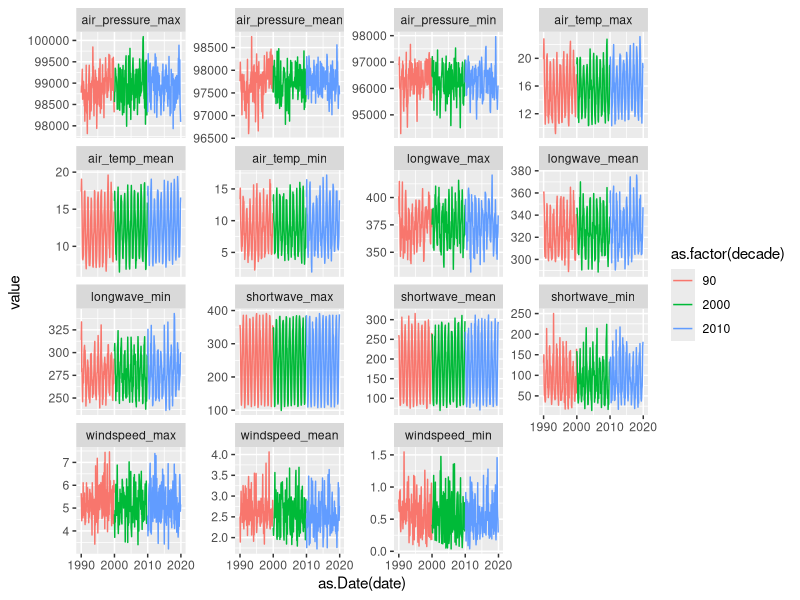
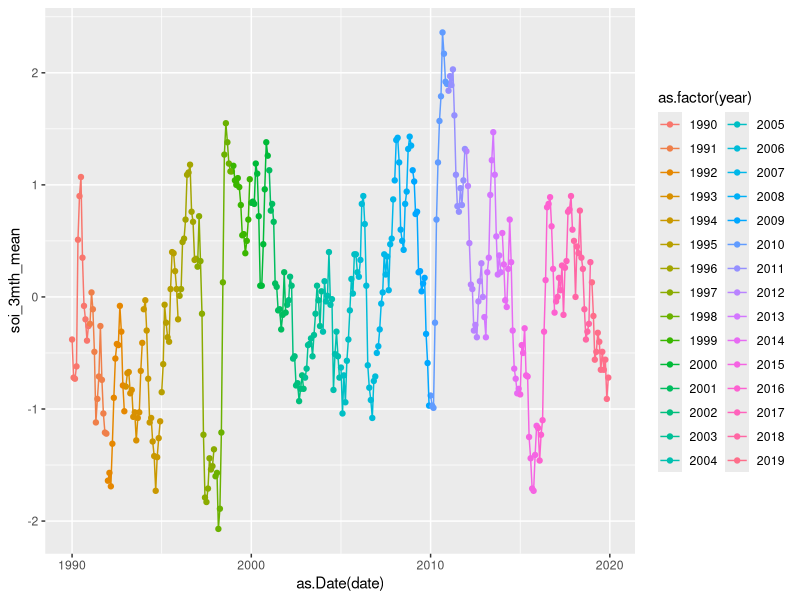
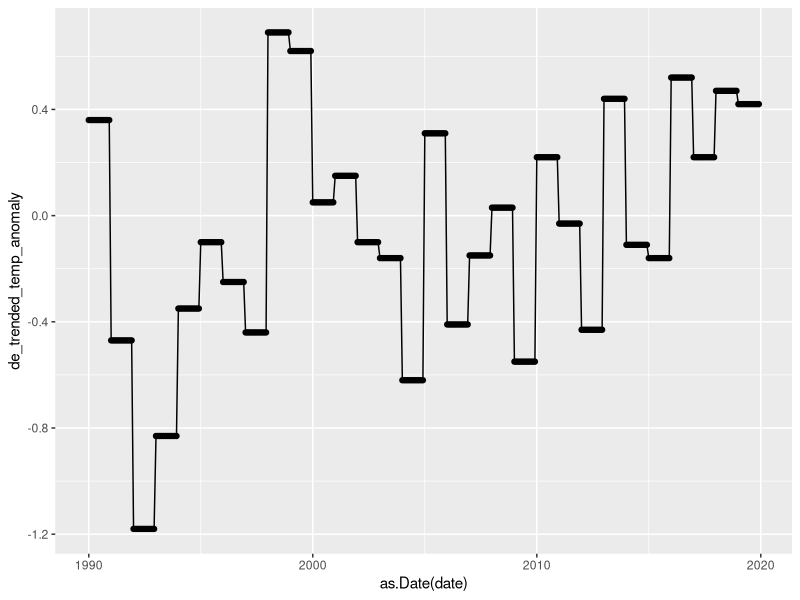
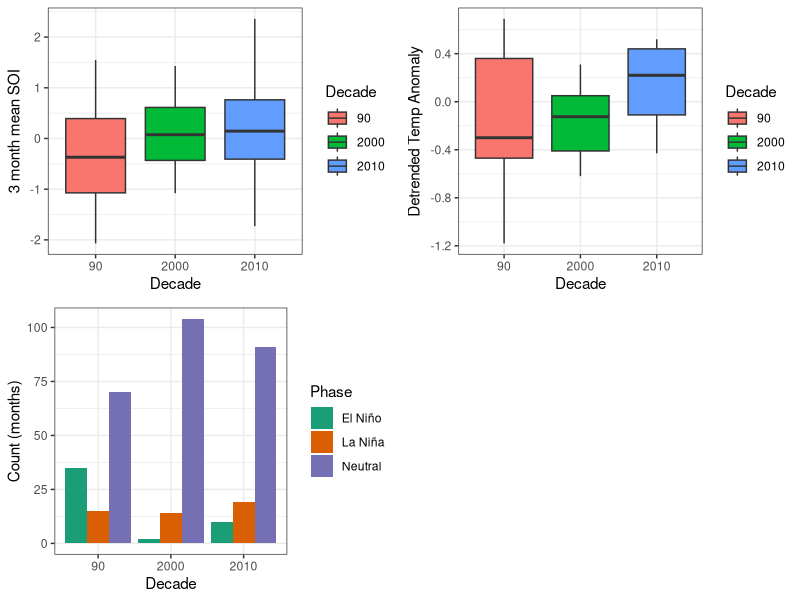
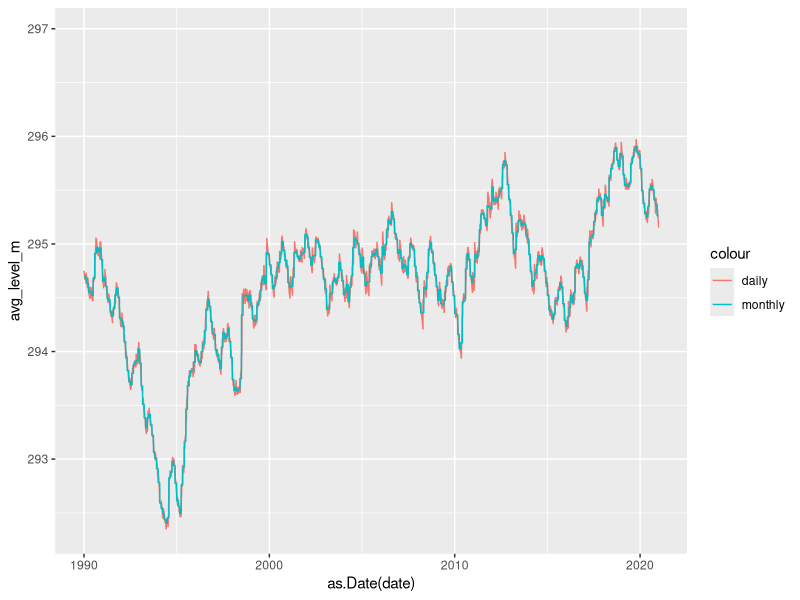
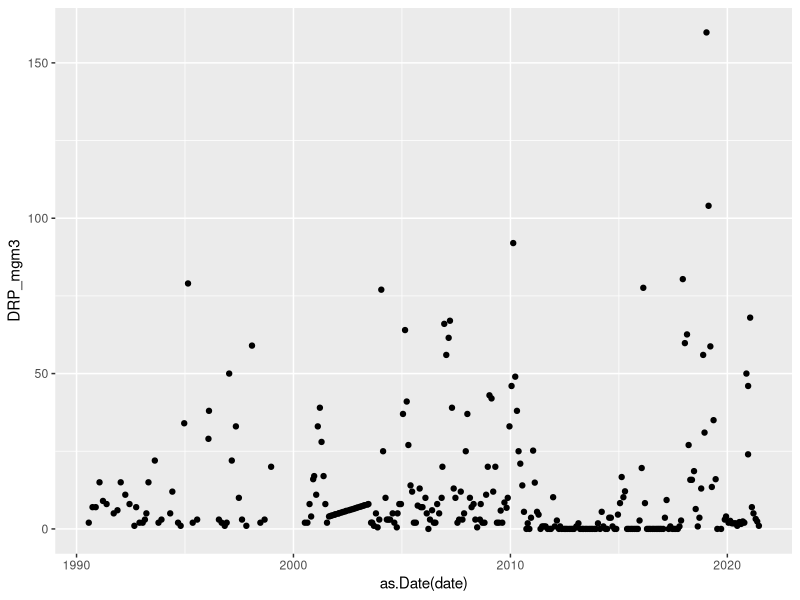

Write R code to recreate these figures, in order.
# driver analysis for 90's data at Rotoehu
library(tidyverse)
library(lubridate)
library(ggpubr)
library(readxl)

# tli
tli <- read.csv('./data/processed_data/90s_data/tli_rotoehu.csv')

getDecade <- function(year) {
  year <- ifelse(year<2000, year-1900, year)
  decade <- floor(year/10) * 10
  return (decade)
}

################################################################################
# met
met <- read.csv('./data/processed_data/Rotoehu_met_summaries_1980_2022.csv')
### convert to hydroyear
yr_to_hydro_yr <- function(data){ # data = dataframe with 'date' column in as.POSIXct() format
  data$hydroyear <- data$date+(184*60*60*24)
  data$hydroyear <- format(data$hydroyear,"%Y")
  data$hydroyear <- as.numeric(data$hydroyear)
  data$hydroyear_label <- paste(data$hydroyear-1, data$hydroyear, sep = "-")
  return(data)
}
met$date <- paste0(met$year, "-", met$month, "-01")
met$date <- as.POSIXct(met$date)
met <- yr_to_hydro_yr(met)
met$decade <- getDecade(met$year)

# select most "important" met variables
met <- met %>% 
  select(year, hydroyear, month, decade, everything(), -hydroyear_label)

met_long <- met %>% 
  filter(decade!='2020' & decade!='80') %>% 
  pivot_longer(air_temp_min:windspeed_max, names_to = 'variable', values_to = 'value')

ggplot(met_long, aes(x = as.Date(date), y = value, color = as.factor(decade))) +
  geom_line() +
  facet_wrap(~variable, scales = 'free_y')

met <- met %>% select(-date)

df <- left_join(tli, met, by = c('hydroyear', 'month'))
df <- df %>% 
  select(date, hydroyear, hydroyear_label, month, decade, tli_annual, tli_monthly, everything(), -year)
################################################################################
# climate indices
soi <- read.csv('./data/raw_data/soi-rolling-average-1990-2022-and-temperature-anomaly-1990-2020.csv')
soi <- soi %>% 
  mutate(month = ifelse(month < 10, paste0("0", month), month))
soi$date <- paste0(soi$year, "-", soi$month, "-01")
soi$date <- ymd(soi$date)
soi$decade <- getDecade(soi$year)
soi <- soi %>% filter(decade!='2020' & decade!='80') 
soi$date <- as.POSIXct(soi$date)
soi <- yr_to_hydro_yr(soi)
soi$month <- as.integer(soi$month)

ggplot(soi, aes(x = as.Date(date), y = soi_3mth_mean, color = as.factor(year))) +
  geom_point() +
  geom_line()

ggplot(soi, aes(x = as.Date(date), y = de_trended_temp_anomaly)) +
  geom_point() +
  geom_line()

soi <- soi %>% select(-date)

a <- ggplot(soi, aes(x = as.factor(decade), y = soi_3mth_mean, fill = as.factor(decade))) +
  geom_boxplot() +
  theme_bw() +
  labs(fill = 'Decade') +
  xlab('Decade') +
  ylab('3 month mean SOI')

b <- ggplot(soi, aes(x = as.factor(decade), y = de_trended_temp_anomaly, fill = as.factor(decade))) +
  geom_boxplot() +
  theme_bw() +
  labs(fill = 'Decade') +
  xlab('Decade') +
  ylab('Detrended Temp Anomaly')

c <- ggplot(soi, aes(fill = soi_phase, x = as.factor(decade))) +
  geom_bar(position = 'dodge') +
  scale_fill_brewer(palette = 'Dark2') +
  ylab('Count (months)') +
  xlab('Decade') +
  labs(fill = 'Phase') +
  theme_bw()
ggarrange(a, b, c)

df <- left_join(df, soi, by = c('hydroyear', 'month', 'decade', 'hydroyear_label'))

#################################################################################
# temp and thermal stratification metrics
temp <- read.csv('./data/processed_data/90s_data/temp_metrics_rotoehu_90s.csv')
temp <- temp %>% 
  select(-X) %>% 
  mutate(month = month(date)) 
temp$date <- as.POSIXct(temp$date)
temp <- yr_to_hydro_yr(temp)
temp$month <- as.integer(temp$month)
temp <- temp %>% select(-date, -hydroyear_label) %>% 
  distinct(hydroyear, month, .keep_all = TRUE)

df <- left_join(df, temp, by = c('hydroyear', 'month'))

#################################################################################
# lake level
lvl <- read_excel('./data/raw_data/EDS-686238-HL143688-Entire Record.xlsx', skip = 5)
lvl <- na.omit(lvl)
colnames(lvl) <- c('date', 'end', 'avg_level_m')
lvl$avg_level_m <- as.numeric(lvl$avg_level_m)
lvl <- lvl %>% select(-end)
lvl$date <- as.POSIXct(lvl$date)
lvl <- yr_to_hydro_yr(lvl)
lvl$month <- month(lvl$date)
#lvl <- lvl %>% select(-date)

lvl <- lvl %>% 
  group_by(month, hydroyear) %>% 
  mutate(monthly_avg_level_m = mean(avg_level_m, na.rm = TRUE))
df$date <- as.Date(df$date)
lvl$date <- as.Date(lvl$date)

ggplot(lvl, aes(x = as.Date(date), y = avg_level_m, color = 'daily')) +
  geom_line() + 
  geom_line(aes(x = as.Date(date), y = monthly_avg_level_m, color = 'monthly')) +
  xlim(as.Date('1990-01-01'), as.Date('2020-12-31'))

df <- left_join(df, lvl, by = c('date', 'hydroyear', 'hydroyear_label', 'month'))

# land cover (only starts in 1996)?

#################################################################################
# bottom nutrients from Lake_Rotoehu
nuts <- read_excel('./data/raw_data/Rotoehu_1990_1999_PaulScholes.xlsx')
nuts$Date <- as.POSIXct(nuts$Date)
nuts <- nuts %>% 
  rename(date = Date,
         depth_m = DepthFrom) %>% 
  select(date, depth_m, Unit, Results) %>% 
  filter(depth_m > 6.75) 
nuts_long <- nuts %>% 
  pivot_wider(names_from = 'Unit', values_from = 'Results') %>% 
  select(date, depth_m, `DRP (mg/m3)`, `NH4-N (mg/m3)`) %>% 
  rename(DRP_mgm3 = `DRP (mg/m3)`,
         NH4_mgm3 = `NH4-N (mg/m3)`) %>% 
  mutate(month = month(date)) 
nuts_long <- yr_to_hydro_yr(nuts_long)
nuts_long <- nuts_long %>% 
  distinct(month, hydroyear, .keep_all = TRUE) %>% 
  select(-depth_m)

nuts_2000s <- read.csv("./data/processed_data/rotoehu_waterquality_2000_2021.csv")
nuts_2000s$date <- as.POSIXct(nuts_2000s$date)
nuts_2000s <- nuts_2000s %>% 
  select(date, bottom_DRP_ugL, bottom_NH4_ugL) %>% 
  mutate(month = month(date)) %>% 
  rename(DRP_mgm3 = bottom_DRP_ugL,
         NH4_mgm3 = bottom_NH4_ugL)
nuts_2000s <- yr_to_hydro_yr(nuts_2000s)

nuts_all <- rbind(nuts_long, nuts_2000s)
nuts_all <- na.omit(nuts_all)

ggplot(nuts_all, aes(x = as.Date(date), y = DRP_mgm3)) +
  geom_point()

nuts_all <- nuts_all %>% select(-date)

df <- left_join(df, nuts_all, by = c('hydroyear', 'hydroyear_label', 'month'))

#################################################################################
df <- df %>% 
  distinct(hydroyear, month, .keep_all = TRUE)
write.csv(df, './data/processed_data/90s_data/rotoehu_tli_drivers_1990_2021.csv', row.names = FALSE)


